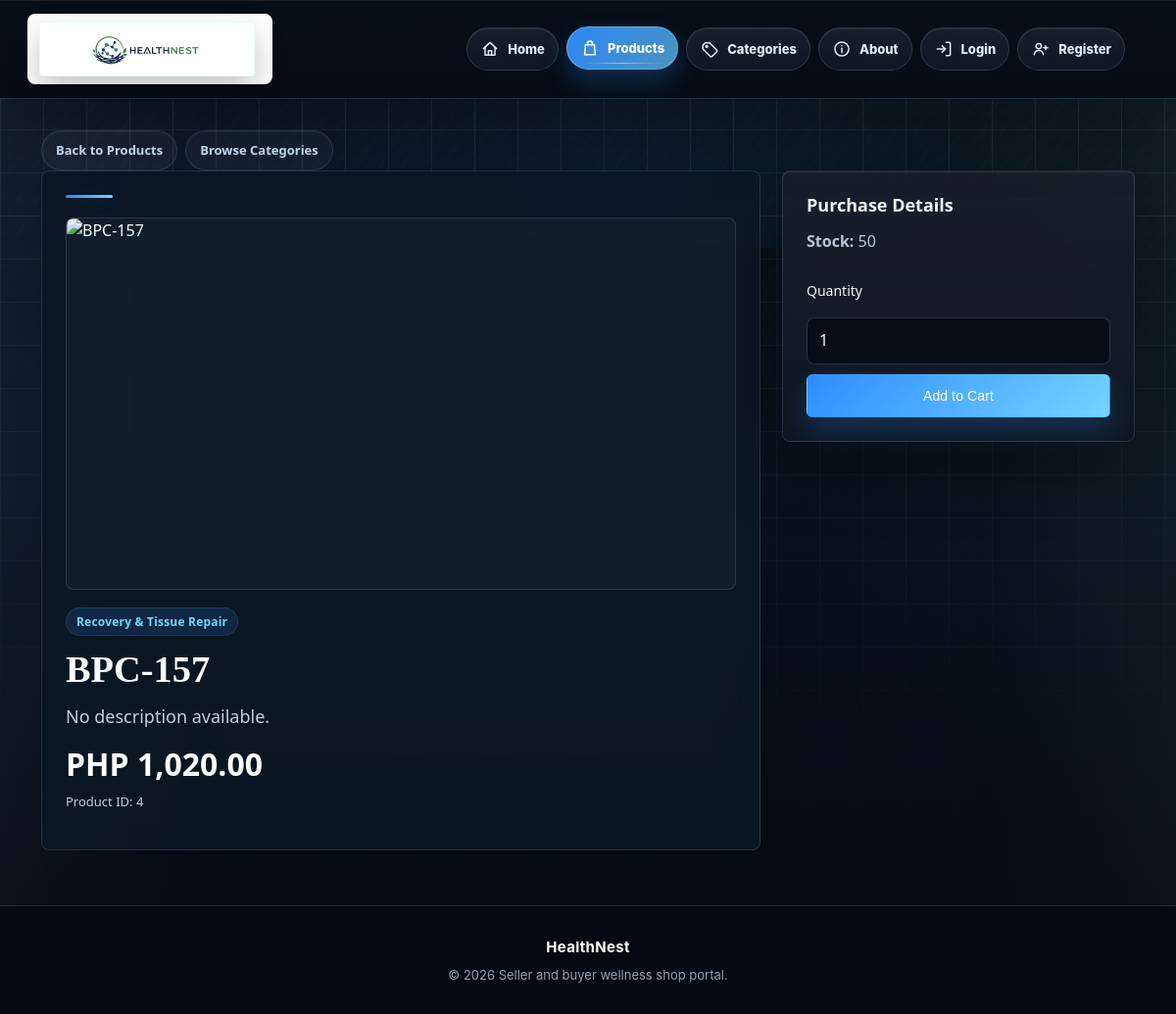
The page /product.php?id=4 on the database its author committed.
### tables this page shows
CREATE TABLE `products` (
  `product_id` int(5) NOT NULL,
  `category_id` int(5) DEFAULT NULL,
  `product_name` varchar(150) DEFAULT NULL,
  `description` varchar(255) DEFAULT NULL,
  `price` float DEFAULT NULL,
  `stock_quantity` int(11) DEFAULT NULL,
  `image` varchar(150) NOT NULL,
  `status` varchar(20) DEFAULT NULL,
  `created_at` date DEFAULT NULL
);

CREATE TABLE `categories` (
  `category_id` int(5) NOT NULL,
  `category_name` varchar(100) DEFAULT NULL,
  `description` varchar(255) DEFAULT NULL
);

### functions.php (called while the page is built, shortened)
<?php
function e($value)
{
    return htmlspecialchars((string) $value, ENT_QUOTES, "UTF-8");
}
function getProductById($conn, $id)
{
    $stmt = mysqli_prepare($conn, "SELECT p.*, c.category_name FROM products p LEFT JOIN categories c ON p.category_id = c.category_id WHERE p.product_id = ?");
    mysqli_stmt_bind_param($stmt, "i", $id);
    mysqli_stmt_execute($stmt);
    $result = mysqli_stmt_get_result($stmt);
    return mysqli_fetch_assoc($result) ?: null;
}
function formatPrice($amount)
{
    return "PHP " . number_format((float) $amount, 2);
}

### product.php (the view, shortened to what this page needs)
<?php
require_once __DIR__ . "/init.php";
$productId = filter_input(INPUT_GET, "id", FILTER_VALIDATE_INT);
$product = getProductById($conn, $productId);
require __DIR__ . "/header.php";
$dbImage = !empty($product["image"]) ? $product["image"] : "placeholder.jpg";
$imagePath = "images/products/" . $dbImage;
?>
<main class="page-main">
    <div class="admin-menu">
        <a href="products.php">Back to Products</a>
        <a href="categories.php">Browse Categories</a>
    </div>
    <div class="detail-grid">
        <div class="card product-card">
            <div class="product-detail-image-wrap">
                <img src="<?php echo htmlspecialchars($imagePath); ?>"
                     alt="<?php echo e($product["product_name"]); ?>"
                     class="product-detail-image"
                     onerror="this.src='images/placeholder.png'; this.onerror=null;">
            </div>
            <span class="badge"><?php echo e($product["category_name"] ?? "Uncategorized"); ?></span>
            <h2><?php echo e($product["product_name"]); ?></h2>
            <p class="lead"><?php echo e($product["description"] ?: "No description available."); ?></p>
            <p class="price"><?php echo formatPrice($product["price"]); ?></p>
            <p class="muted">Product ID: <?php echo (int) $product["product_id"]; ?></p>
        </div>
        <div class="panel">
            <h3>Purchase Details</h3>
            <p><strong>Stock:</strong> <?php echo (int) $product["stock_quantity"]; ?></p>
            <?php if ((int) $product["stock_quantity"] > 0): ?>
                <form method="post" action="product.php?id=<?php echo $productId; ?>">
                    <label for="quantity">Quantity</label>
                    <input id="quantity" type="number" name="quantity" value="1" min="1" max="<?php echo (int) $product["stock_quantity"]; ?>" required>
                    <button type="submit">Add to Cart</button>
                </form>
            <?php else: ?>
                <div class="empty-state">
                    <p>This product is out of stock.</p>
                </div>
            <?php endif; ?>
        </div>
    </div>
</main>
<?php require __DIR__ . "/footer.php"; ?>

### rows shown on the page
products: category.category_name "Recovery & Tissue Repair", product_name "BPC-157", description "No description available.", price "PHP 1,020.00", product_id "4", stock_quantity "50"
